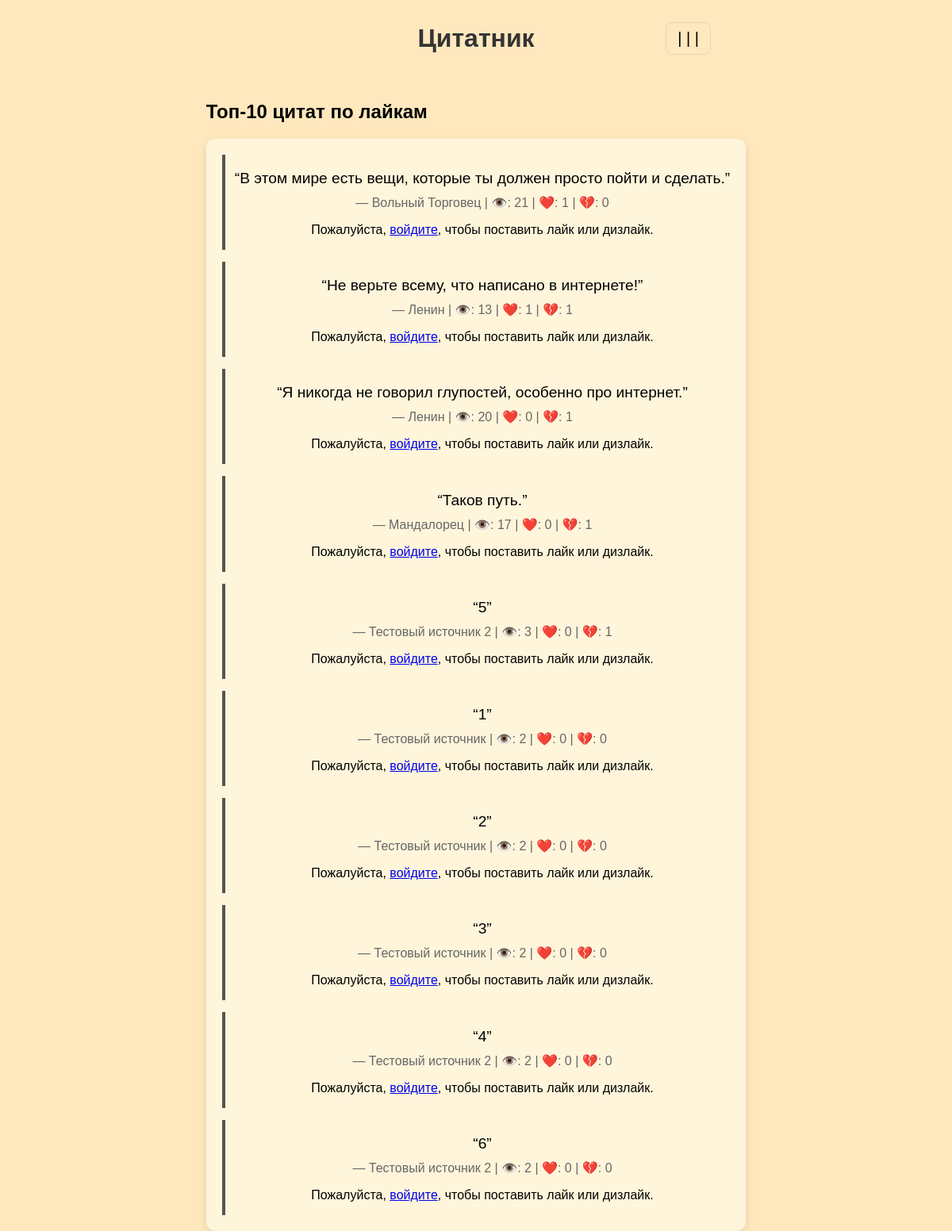
Page /top10/ on the earlier database version.
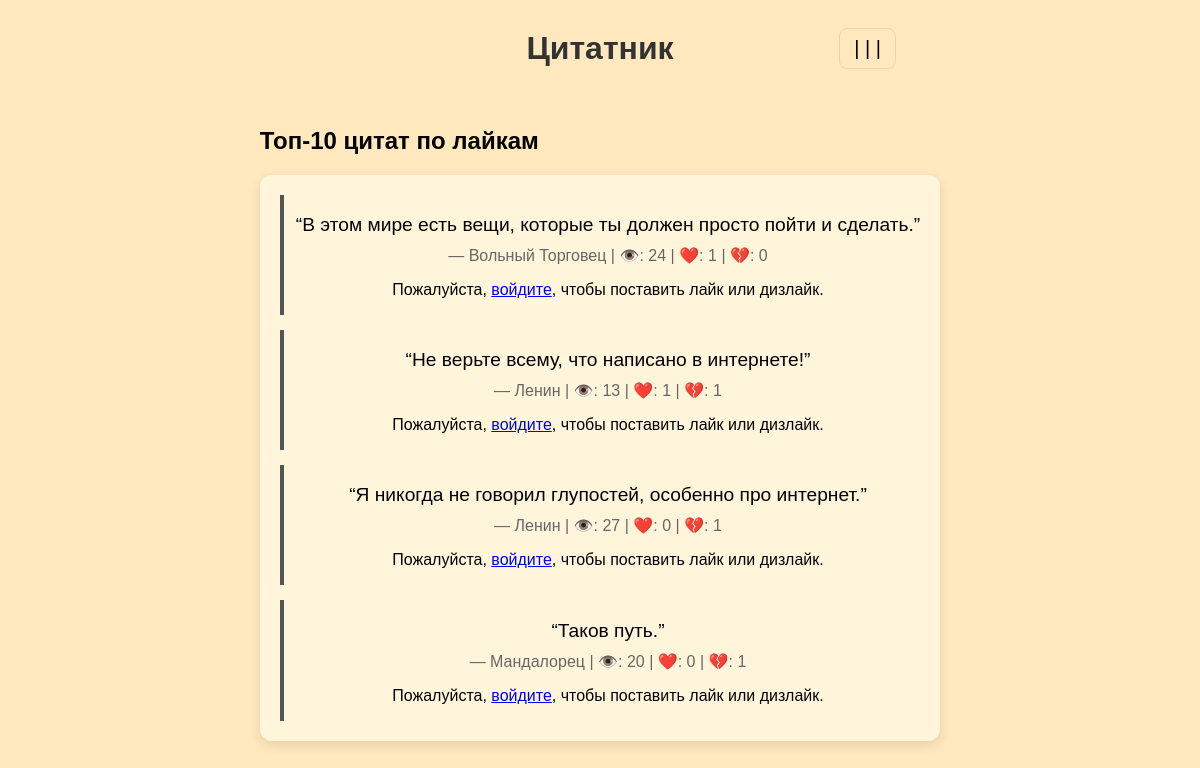
Same page on the later database version.
### quotes/models.py (models this page shows, shortened)
class Quote(models.Model):
    source = models.ForeignKey(Source, on_delete=models.CASCADE, related_name='quotes')
    text = models.TextField(unique=True)
    weight = models.PositiveIntegerField(
        default=1,
        validators=[MinValueValidator(1), MaxValueValidator(5)]
    )
    views = models.PositiveIntegerField(default=0)
    likes = models.IntegerField(default=0)
    dislikes = models.IntegerField(default=0)
    created_at = models.DateTimeField(auto_now_add=True)
    class Meta:
        ordering = ['-likes', '-views']

class Source(models.Model):
    SOURCE_TYPES = [
        ('book', 'Книга'),
        ('movie', 'Фильм'),
        ('series', 'Сериал'),
        ('other', 'Другое'),
    ]
    name = models.CharField(max_length=200, unique=True)
    type = models.CharField(max_length=20, choices=SOURCE_TYPES, default='other')

### quotes/views.py (the view)
# urls.py: path('top10/', views.top10, name='top10'),
def top10(request):
    top = Quote.objects.order_by('-likes', '-views')[:10]
    return render(request, 'quotes/top10.html', {'top': top})

### quotes/templates/quotes/top10.html (shortened to what this page needs)
{% extends 'quotes/base.html' %}
{% block content %}
    <h2>Топ-10 цитат по лайкам</h2>
    <div id="topQuotes" class="quote-container">
        {% for q in top %}
        <article class="quote">
            <p class="text">“{{ q.text }}”</p>
                <p class="meta">— {{ q.source.name }} | 👁️: {{ q.views }} |
                    ❤️: <span id="likes-{{ q.pk }}">{{ q.likes }}</span> |
                    💔: <span id="dislikes-{{ q.pk }}">{{ q.dislikes }}</span>
                </p>
                {% if user.is_authenticated %}
                    <form class="vote-form" data-quote-id="{{ q.pk }}" method="post" action="{% url 'quotes:vote_quote' q.pk %}">
                        {% csrf_token %}
                        <button type="button" data-action="like">❤️ Лайк</button>
                        <button type="button" data-action="dislike">💔 Дизлайк</button>
                    </form>
                {% else %}
                    <p>Пожалуйста, <a href="{% url 'login' %}">войдите</a>, чтобы поставить лайк или дизлайк.</p>
                {% endif %}
        </article>
        {% empty %}
            <p>Пока нет цитат.</p>
        {% endfor %}
    </div>
{% endblock %}

Differences in the rows shown:
removed Quote: text "5", source.name "Тестовый источник 2", views "3", likes "0", dislikes "1"
removed Quote: text "1", source.name "Тестовый источник", views "2", likes "0", dislikes "0"
removed Quote: text "2", source.name "Тестовый источник", views "2", likes "0", dislikes "0"
removed Quote: text "3", source.name "Тестовый источник", views "2", likes "0", dislikes "0"
removed Quote: text "4", source.name "Тестовый источник 2", views "2", likes "0", dislikes "0"
removed Quote: text "6", source.name "Тестовый источник 2", views "2", likes "0", dislikes "0"
changed Quote "В этом мире есть вещи, которые ты должен просто пойти и сделать.": views "21" → "24"
changed Quote "Я никогда не говорил глупостей, особенно про интернет.": views "20" → "27"
changed Quote "Таков путь.": views "17" → "20"
